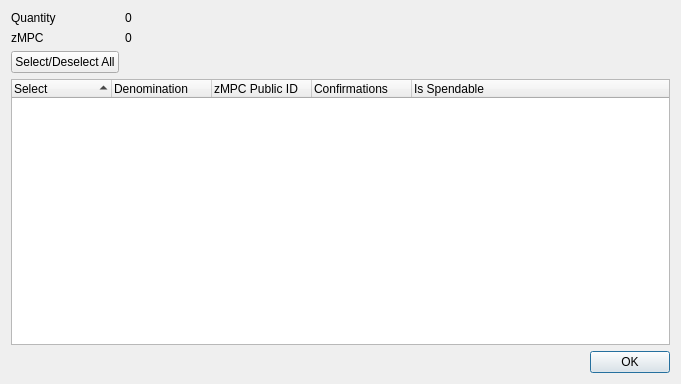
<?xml version="1.0" encoding="UTF-8"?>
<ui version="4.0">
 <class>ZMPCControlDialog</class>
 <widget class="QDialog" name="ZMPCControlDialog">
  <property name="geometry">
   <rect>
    <x>0</x>
    <y>0</y>
    <width>681</width>
    <height>384</height>
   </rect>
  </property>
  <property name="minimumSize">
   <size>
    <width>681</width>
    <height>384</height>
   </size>
  </property>
  <property name="windowTitle">
   <string>Select zMPC to Spend</string>
  </property>
  <layout class="QGridLayout" name="gridLayout">
   <item row="0" column="0">
    <layout class="QFormLayout" name="formLayout">
     <property name="sizeConstraint">
      <enum>QLayout::SetDefaultConstraint</enum>
     </property>
     <item row="0" column="0">
      <widget class="QLabel" name="labelQuantity">
       <property name="text">
        <string>Quantity</string>
       </property>
      </widget>
     </item>
     <item row="0" column="1">
      <widget class="QLabel" name="labelQuantity_int">
       <property name="text">
        <string>0</string>
       </property>
      </widget>
     </item>
     <item row="1" column="0">
      <widget class="QLabel" name="labelZMPC">
       <property name="text">
        <string>zMPC</string>
       </property>
      </widget>
     </item>
     <item row="1" column="1">
      <widget class="QLabel" name="labelZMPC_int">
       <property name="text">
        <string>0</string>
       </property>
      </widget>
     </item>
     <item row="2" column="0">
      <widget class="QPushButton" name="pushButtonAll">
       <property name="text">
        <string>Select/Deselect All</string>
       </property>
      </widget>
     </item>
    </layout>
   </item>
   <item row="1" column="0">
    <layout class="QVBoxLayout" name="verticalLayout">
     <item>
      <widget class="QTreeWidget" name="treeWidget">
       <property name="minimumSize">
        <size>
         <width>0</width>
         <height>250</height>
        </size>
       </property>
       <property name="alternatingRowColors">
        <bool>true</bool>
       </property>
       <property name="sortingEnabled">
        <bool>true</bool>
       </property>
       <property name="columnCount">
        <number>5</number>
       </property>
       <attribute name="headerDefaultSectionSize">
        <number>100</number>
       </attribute>
       <column>
        <property name="text">
         <string notr="true">Select</string>
        </property>
       </column>
       <column>
        <property name="text">
         <string notr="true">Denomination</string>
        </property>
       </column>
       <column>
        <property name="text">
         <string notr="true">zMPC Public ID</string>
        </property>
       </column>
       <column>
        <property name="text">
         <string notr="true">Confirmations</string>
        </property>
       </column>
       <column>
        <property name="text">
         <string>Is Spendable</string>
        </property>
       </column>
      </widget>
     </item>
     <item>
      <widget class="QDialogButtonBox" name="buttonBox">
       <property name="orientation">
        <enum>Qt::Horizontal</enum>
       </property>
       <property name="standardButtons">
        <set>QDialogButtonBox::Ok</set>
       </property>
      </widget>
     </item>
    </layout>
   </item>
  </layout>
 </widget>
 <resources/>
 <connections>
  <connection>
   <sender>buttonBox</sender>
   <signal>accepted()</signal>
   <receiver>ZMPCControlDialog</receiver>
   <slot>accept()</slot>
   <hints>
    <hint type="sourcelabel">
     <x>248</x>
     <y>254</y>
    </hint>
    <hint type="destinationlabel">
     <x>157</x>
     <y>274</y>
    </hint>
   </hints>
  </connection>
  <connection>
   <sender>buttonBox</sender>
   <signal>rejected()</signal>
   <receiver>ZMPCControlDialog</receiver>
   <slot>reject()</slot>
   <hints>
    <hint type="sourcelabel">
     <x>316</x>
     <y>260</y>
    </hint>
    <hint type="destinationlabel">
     <x>286</x>
     <y>274</y>
    </hint>
   </hints>
  </connection>
 </connections>
</ui>
